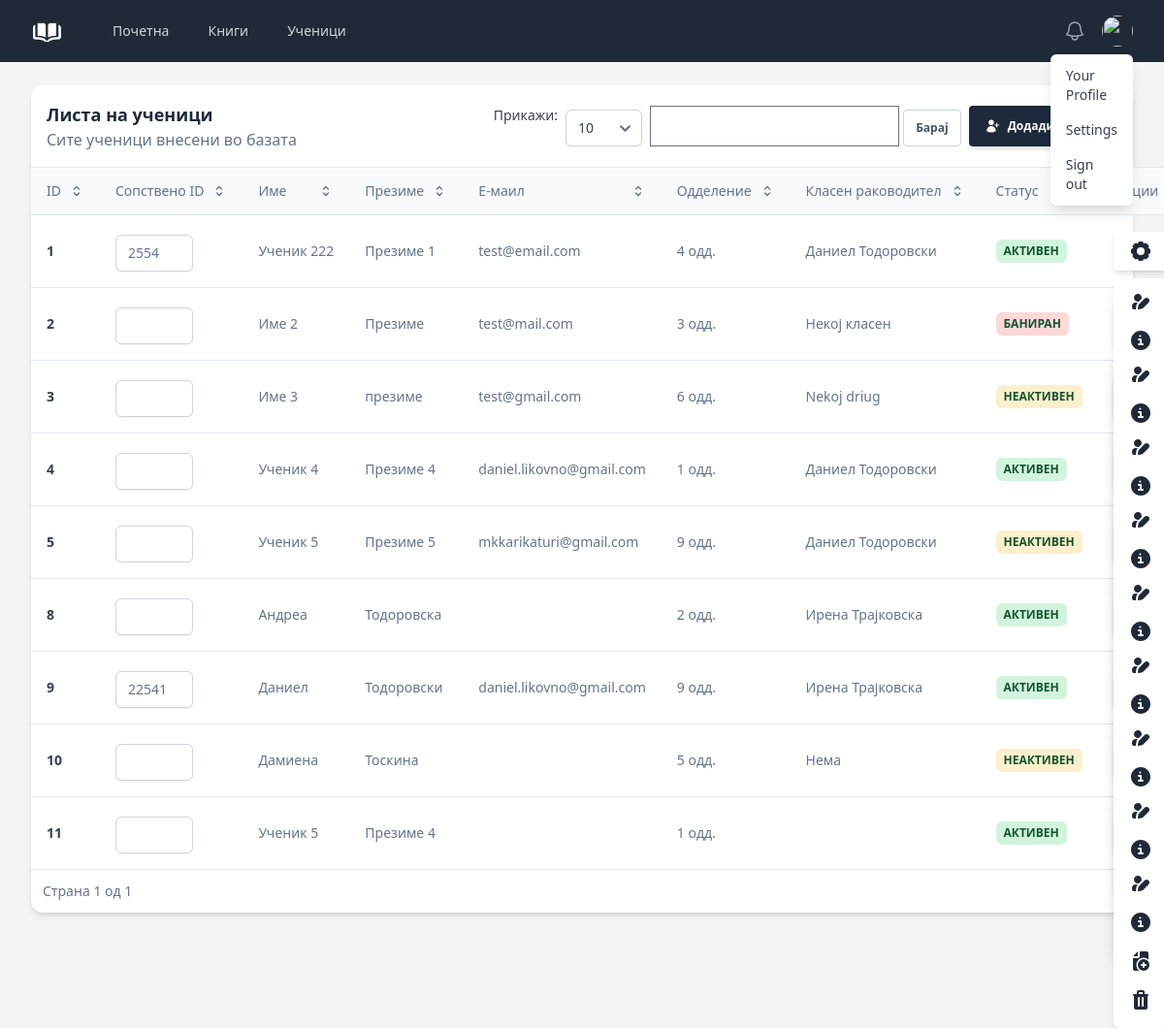
The app's page /biblioteka/korisnici?strana=1 with its own data.
### tables this page shows
CREATE TABLE `ucenici` (
  `id` int(11) NOT NULL,
  `bid` varchar(5) DEFAULT NULL,
  `ucenikIme` varchar(255) NOT NULL,
  `ucenikPrezime` varchar(255) NOT NULL,
  `ucenikEmail` varchar(255) DEFAULT NULL,
  `odd_id` int(11) NOT NULL,
  `klasen` varchar(255) NOT NULL,
  `stat` int(11) NOT NULL,
  `zabeleska` text NOT NULL
);

### views/korisnici.view.php (the view, shortened to what the rows shown need)
<?php require('partials/head.php') ?>
<main>
    <div class="mx-auto max-w-7xl py-6 sm:px-6 lg:px-8">
   <div class="relative flex flex-col w-full h-full text-slate-700 bg-white shadow-md rounded-xl bg-clip-border">
       <div class="p-0">
           <table class="w-full mt-4 text-left table-auto min-w-max">
           <thead>
               <tr>
               <th
                   class="p-4 transition-colors cursor-pointer border-y border-slate-200 bg-slate-50 hover:bg-slate-100" onclick="parent.location='?podredi=id&sort=<?= $sort ?>&strana=<?= $_GET['strana']?>&prikazi=<?=$per_page?>'">
                   <p
                   class="flex items-center justify-between gap-2 font-sans text-sm font-normal leading-none text-slate-500">
                   ID
                   <svg xmlns="http://www.w3.org/2000/svg" fill="none" viewBox="0 0 24 24" stroke-width="2"
                       stroke="currentColor" aria-hidden="true" class="w-4 h-4">
                       <path stroke-linecap="round" stroke-linejoin="round"
                       d="M8.25 15L12 18.75 15.75 15m-7.5-6L12 5.25 15.75 9"></path>
                   </svg>
                   </p>
               </th>
                   <th
                           class="p-4 transition-colors cursor-pointer border-y border-slate-200 bg-slate-50 hover:bg-slate-100" onclick="parent.location='?podredi=bid&sort=<?= $sort ?>&strana=<?= $_GET['strana']?>&prikazi=<?=$per_page?>'">
                       <p
                               class="flex items-center justify-between gap-2 font-sans text-sm font-normal leading-none text-slate-500">
                           Сопствено ID
                           <svg xmlns="http://www.w3.org/2000/svg" fill="none" viewBox="0 0 24 24" stroke-width="2"
                                stroke="currentColor" aria-hidden="true" class="w-4 h-4">
                               <path stroke-linecap="round" stroke-linejoin="round"
                                     d="M8.25 15L12 18.75 15.75 15m-7.5-6L12 5.25 15.75 9"></path>
                           </svg>
                       </p>
                   </th>
               <th
                   class="p-4 transition-colors cursor-pointer border-y border-slate-200 bg-slate-50 hover:bg-slate-100" onclick="parent.location='?podredi=ucenikIme&sort=<?= $sort ?>&strana=<?= $_GET['strana']?>&prikazi=<?=$per_page?>'">
                   <p
                   class="flex items-center justify-between gap-2 font-sans text-sm font-normal leading-none text-slate-500">
                   Име
                   <svg xmlns="http://www.w3.org/2000/svg" fill="none" viewBox="0 0 24 24" stroke-width="2"
                       stroke="currentColor" aria-hidden="true" class="w-4 h-4">
                       <path stroke-linecap="round" stroke-linejoin="round"
                       d="M8.25 15L12 18.75 15.75 15m-7.5-6L12 5.25 15.75 9"></path>
                   </svg>
                   </p>
               </th>
               <th
                   class="p-4 transition-colors cursor-pointer border-y border-slate-200 bg-slate-50 hover:bg-slate-100" onclick="parent.location='?podredi=ucenikPrezime&sort=<?= $sort ?>&strana=<?= $_GET['strana']?>&prikazi=<?=$per_page?>'">
                   <p
                   class="flex items-center justify-between gap-2 font-sans text-sm  font-normal leading-none text-slate-500">
                   Презиме
                   <svg xmlns="http://www.w3.org/2000/svg" fill="none" viewBox="0 0 24 24" stroke-width="2"
                       stroke="currentColor" aria-hidden="true" class="w-4 h-4">
                       <path stroke-linecap="round" stroke-linejoin="round"
                       d="M8.25 15L12 18.75 15.75 15m-7.5-6L12 5.25 15.75 9"></path>
                   </svg>
                   </p>
               </th>
               <th
                   class="p-4 transition-colors cursor-pointer border-y border-slate-200 bg-slate-50 hover:bg-slate-100" onclick="parent.location='?podredi=ucenikEmail&sort=<?= $sort ?>&strana=<?= $_GET['strana']?>&prikazi=<?=$per_page?>'">
                   <p
                   class="flex items-center justify-between gap-2 font-sans text-sm  font-normal leading-none text-slate-500">
                   Е-маил
                   <svg xmlns="http://www.w3.org/2000/svg" fill="none" viewBox="0 0 24 24" stroke-width="2"
                       stroke="currentColor" aria-hidden="true" class="w-4 h-4">
                       <path stroke-linecap="round" stroke-linejoin="round"
                       d="M8.25 15L12 18.75 15.75 15m-7.5-6L12 5.25 15.75 9"></path>
                   </svg>
                   </p>
               </th>
               <th
                   class="p-4 transition-colors cursor-pointer border-y border-slate-200 bg-slate-50 hover:bg-slate-100" onclick="parent.location='?podredi=odd_id&sort=<?= $sort ?>&strana=<?= $_GET['strana']?>&prikazi=<?=$per_page?>'">
                   <p
                   class="flex items-center justify-between gap-2 font-sans text-sm  font-normal leading-none text-slate-500">
                   Одделение
                   <svg xmlns="http://www.w3.org/2000/svg" fill="none" viewBox="0 0 24 24" stroke-width="2"
                       stroke="currentColor" aria-hidden="true" class="w-4 h-4">
                       <path stroke-linecap="round" stroke-linejoin="round"
                       d="M8.25 15L12 18.75 15.75 15m-7.5-6L12 5.25 15.75 9"></path>
                   </svg>
                   </p>
               </th>
               <th
                   class="p-4 transition-colors cursor-pointer border-y border-slate-200 bg-slate-50 hover:bg-slate-100" onclick="parent.location='?podredi=klasen&sort=<?= $sort ?>&strana=<?= $_GET['strana']?>&prikazi=<?=$per_page?>'">
                   <p
                   class="flex items-center justify-between gap-2 font-sans text-sm  font-normal leading-none text-slate-500">
                   Класен раководител
                   <svg xmlns="http://www.w3.org/2000/svg" fill="none" viewBox="0 0 24 24" stroke-width="2"
                       stroke="currentColor" aria-hidden="true" class="w-4 h-4">
                       <path stroke-linecap="round" stroke-linejoin="round"
                       d="M8.25 15L12 18.75 15.75 15m-7.5-6L12 5.25 15.75 9"></path>
                   </svg>
                   </p>
               </th>
               <th
                   class="p-4 transition-colors cursor-pointer border-y border-slate-200 bg-slate-50 hover:bg-slate-100" onclick="parent.location='?podredi=stat&sort=<?= $sort ?>&strana=<?= $_GET['strana']?>&prikazi=<?=$per_page?>'">
                   <p
                   class="flex items-center justify-between gap-2 font-sans text-sm  font-normal leading-none text-slate-500">
                   Статус
                   </p>
               </th>
               <th
                   class="p-4 transition-colors cursor-pointer border-y border-slate-200 bg-slate-50 hover:bg-slate-100">
                   <p
                   class="flex items-center justify-between gap-2 font-sans text-sm  font-normal leading-none text-slate-500">Опции
                   </p>
               </th>
               </tr>
           </thead>
               <tbody>
<?php
$page = isset($_GET['strana'])?intval($_GET['strana']-1):0;
if($brkorisnici > 0){
    if(isset($_POST['baranje']) && !empty($_POST['baranje'])) {
        $looping =  $notes;
    }else{
        $looping =  array_slice($notes, $page*$per_page, $per_page);
    }
    foreach ( $looping  as $note) : ?>
               <tr>
               <td class="p-4 border-b border-slate-200">
                   <div class="flex flex-col">
                   <p class="text-sm font-semibold text-slate-700">
                   <?php
                   if(isset($_POST['baranje']) && !empty($_POST['baranje'])) {
                       echo strong_words($note['id'],[$_POST['baranje']]);
                   }else{
                       echo  $note['id'];
                   }
                   ?>
                   </p>
                   </div>
               </td>
                   <td class="p-4 border-b border-slate-200">
                       <div class="flex flex-col">
                           <p
                                   class="text-sm text-slate-500">
                               <?php
                               if(isset($_POST['baranje']) && !empty($_POST['baranje'])) {
                                   echo  strong_words($note['bid'],[$_POST['baranje']]);
                               }else{
                                   echo '<input type="text" size="5" style="width: 80px;" class="mt-1 block w-full rounded-md border-gray-300 shadow-sm focus:border-indigo-500 focus:ring-indigo-500 sm:text-sm" onclick="this.select(); document.execCommand(\'Copy\');" value="' . htmlspecialchars($note['bid']) . '">';
                               }
                               ?>
                           </p>
                       </div>
                   </td>
               <td class="p-4 border-b border-slate-200">
                   <div class="flex flex-col">
                   <p
                       class="text-sm text-slate-500">
                       <?php
                       if(isset($_POST['baranje']) && !empty($_POST['baranje'])) {
                           echo strong_words($note['ucenikIme'],[$_POST['baranje']]);
                       }else{
                          echo  htmlspecialchars($note['ucenikIme']);
                       }
                       ?>
                   </p>
                   </div>
               </td>
               <td class="p-4 border-b border-slate-200">
                   <div class="flex flex-col">
                   <p
                       class="text-sm text-slate-500">
                       <?php
                       if(isset($_POST['baranje']) && !empty($_POST['baranje'])) {
                           echo strong_words($note['ucenikPrezime'],[$_POST['baranje']]);
                       }else{
                           echo  htmlspecialchars($note['ucenikPrezime']);
                       }
                       ?>
                   </p>
                   </div>
               </td>
               <td class="p-4 border-b border-slate-200">
                   <p class="text-sm text-slate-500">
                   <?= htmlspecialchars($note['ucenikEmail']) ?>
                   </p>
               </td>
               <td class="p-4 border-b border-slate-200">
                   <p class="text-sm text-slate-500">
                   <?= htmlspecialchars($note['odd_id']) ?> одд.
                   </p>
               </td>
               <td class="p-4 border-b border-slate-200">
                   <p class="text-sm text-slate-500">
                   <?= htmlspecialchars($note['klasen']) ?>
                   </p>
               </td>
               <td class="p-4 border-b border-slate-200">
                   <div class="w-max">
                   <?php if ($note['stat'] === 0) : ?>
                   <div
                       class="relative grid items-center px-2 py-1 font-sans text-xs font-bold text-green-900 uppercase rounded-md select-none whitespace-nowrap bg-green-500/20">
                       <span class="">Активен</span>
                   </div>
                   <?php elseif ($note['stat'] === 1) : ?>
                    <div
                       class="relative grid items-center px-2 py-1 font-sans text-xs font-bold text-green-900 uppercase rounded-md select-none whitespace-nowrap bg-yellow-500/20">
                       <span class="">Неактивен</span>
                   </div>
                   <?php elseif ($note['stat'] === 2) : ?>
                    <div
                       class="relative grid items-center px-2 py-1 font-sans text-xs font-bold text-green-900 uppercase rounded-md select-none whitespace-nowrap bg-red-500/20">
                       <span class="">Баниран</span>
                   </div>
                    <?php endif;?>
                   </div>
               </td>
               <td class="p-4 border-b border-slate-200">
                   <div class="relative" x-data="{ open: false }">
                       <button @click="open = !open" class="rounded bg-white px-4 py-2 text-gray-700 shadow-md" >
                       </button>
                       <div x-show="open" @click.away="open = false" class="absolute right-0 mt-2 w-15 origin-top-right rounded-md bg-white shadow-lg ring-1 ring-black ring-opacity-0 z-20">
                           <div class="py-1" role="menu" aria-orientation="vertical" aria-labelledby="options-menu">
                               <a href="./korisnik?id=<?= $note['id'] ?>" class="block px-4 py-2 text-sm text-gray-700 hover:bg-gray-100" role="menuitem">
                               </a>
                               <a href="./razdolzi?id=<?= $note['id'] ?>" class="block px-4 py-2 text-sm text-gray-700 hover:bg-gray-100" role="menuitem">
                               </a>
                               <a href="./zadolzi?id=<?= $note['id'] ?>" class="block px-4 py-2 text-sm text-gray-700 hover:bg-gray-100" role="menuitem">
                               </a>
                               <a href="#" class="block px-4 py-2 text-sm text-gray-700 hover:bg-gray-100" role="menuitem">
                                   <form method="POST" enctype="multipart/form-data">
                                       <button type="submit" name="izbrisi">
                                       </button>
                                   </form>
                               </a>
                           </div>
                       </div>
                   </div>
               </td>
               </tr>
        <?php endforeach; ?>
      <?php
        }else{
      echo "<tr><td class='p-4 border-b border-slate-200'>Нема резултат</td></tr>";
      }
      ?>
           </tbody>
           </table>
       </div>
       </div>
</div>
</main>
<?php require('partials/footer.php') ?>

### records on screen
ucenici: id "1", bid "2554", ucenikIme "Ученик 222", ucenikPrezime "Презиме 1", ucenikEmail "test@email.com", odd "4", klasen "Даниел Тодоровски", stat "АКТИВЕН"
ucenici: id "2", ucenikIme "Име 2", ucenikPrezime "Презиме", ucenikEmail "test@mail.com", odd "3", klasen "Некој класен", stat "БАНИРАН"
ucenici: id "3", ucenikIme "Име 3", ucenikPrezime "презиме", ucenikEmail "test@gmail.com", odd "6", klasen "Nekoj driug", stat "НЕАКТИВЕН"
ucenici: id "4", ucenikIme "Ученик 4", ucenikPrezime "Презиме 4", ucenikEmail "daniel.likovno@gmail.com", odd "1", klasen "Даниел Тодоровски", stat "АКТИВЕН"
ucenici: id "5", ucenikIme "Ученик 5", ucenikPrezime "Презиме 5", ucenikEmail "mkkarikaturi@gmail.com", odd "9", klasen "Даниел Тодоровски", stat "НЕАКТИВЕН"
ucenici: id "8", ucenikIme "Андреа", ucenikPrezime "Тодоровска", odd "2", klasen "Ирена Трајковска", stat "АКТИВЕН"
ucenici: id "9", bid "22541", ucenikIme "Даниел", ucenikPrezime "Тодоровски", ucenikEmail "daniel.likovno@gmail.com", odd "9", klasen "Ирена Трајковска", stat "АКТИВЕН"
ucenici: id "10", ucenikIme "Дамиена", ucenikPrezime "Тоскина", odd "5", klasen "Нема", stat "НЕАКТИВЕН"
ucenici: id "11", ucenikIme "Ученик 5", ucenikPrezime "Презиме 4", odd "1", stat "АКТИВЕН"

### other values on screen
$strana "1"
$number_of_pages "1"
